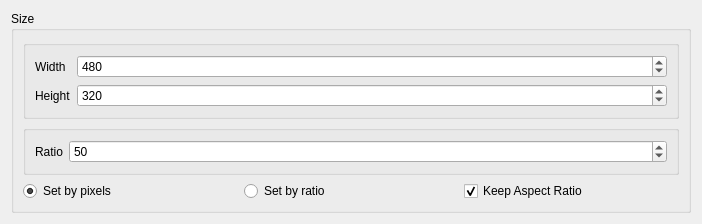
<?xml version="1.0" encoding="UTF-8"?>
<ui version="4.0">
 <class>general_setting</class>
 <widget class="QWidget" name="general_setting">
  <property name="geometry">
   <rect>
    <x>0</x>
    <y>0</y>
    <width>702</width>
    <height>200</height>
   </rect>
  </property>
  <property name="sizePolicy">
   <sizepolicy hsizetype="Preferred" vsizetype="Preferred">
    <horstretch>0</horstretch>
    <verstretch>0</verstretch>
   </sizepolicy>
  </property>
  <property name="windowTitle">
   <string>Form</string>
  </property>
  <layout class="QVBoxLayout" name="verticalLayout">
   <item>
    <widget class="QGroupBox" name="groupBox_3">
     <property name="sizePolicy">
      <sizepolicy hsizetype="Preferred" vsizetype="Maximum">
       <horstretch>0</horstretch>
       <verstretch>0</verstretch>
      </sizepolicy>
     </property>
     <property name="title">
      <string>Size</string>
     </property>
     <layout class="QGridLayout" name="gridLayout_2">
      <item row="2" column="1">
       <widget class="QRadioButton" name="radioButtonRatio">
        <property name="text">
         <string>Set by ratio</string>
        </property>
       </widget>
      </item>
      <item row="2" column="2">
       <widget class="QCheckBox" name="checkBoxKeepAspect">
        <property name="text">
         <string>Keep Aspect Ratio</string>
        </property>
        <property name="checked">
         <bool>true</bool>
        </property>
       </widget>
      </item>
      <item row="2" column="0">
       <widget class="QRadioButton" name="radioButtonPixels">
        <property name="text">
         <string>Set by pixels</string>
        </property>
        <property name="checked">
         <bool>true</bool>
        </property>
       </widget>
      </item>
      <item row="0" column="0" colspan="3">
       <widget class="QGroupBox" name="groupBox">
        <property name="sizePolicy">
         <sizepolicy hsizetype="Preferred" vsizetype="Preferred">
          <horstretch>0</horstretch>
          <verstretch>0</verstretch>
         </sizepolicy>
        </property>
        <property name="title">
         <string/>
        </property>
        <layout class="QGridLayout" name="gridLayout">
         <item row="0" column="0">
          <widget class="QLabel" name="label">
           <property name="sizePolicy">
            <sizepolicy hsizetype="Maximum" vsizetype="Preferred">
             <horstretch>0</horstretch>
             <verstretch>0</verstretch>
            </sizepolicy>
           </property>
           <property name="text">
            <string>Width</string>
           </property>
          </widget>
         </item>
         <item row="0" column="1">
          <widget class="QSpinBox" name="spinBoxWidth">
           <property name="minimum">
            <number>100</number>
           </property>
           <property name="maximum">
            <number>1920</number>
           </property>
           <property name="value">
            <number>480</number>
           </property>
          </widget>
         </item>
         <item row="1" column="0">
          <widget class="QLabel" name="label_2">
           <property name="text">
            <string>Height</string>
           </property>
          </widget>
         </item>
         <item row="1" column="1">
          <widget class="QSpinBox" name="spinBoxHeight">
           <property name="minimum">
            <number>100</number>
           </property>
           <property name="maximum">
            <number>1080</number>
           </property>
           <property name="value">
            <number>320</number>
           </property>
          </widget>
         </item>
        </layout>
       </widget>
      </item>
      <item row="1" column="0" colspan="3">
       <widget class="QGroupBox" name="groupBox_2">
        <property name="sizePolicy">
         <sizepolicy hsizetype="Preferred" vsizetype="Preferred">
          <horstretch>0</horstretch>
          <verstretch>0</verstretch>
         </sizepolicy>
        </property>
        <property name="title">
         <string/>
        </property>
        <layout class="QHBoxLayout" name="horizontalLayout_2">
         <item>
          <widget class="QLabel" name="label_3">
           <property name="sizePolicy">
            <sizepolicy hsizetype="Maximum" vsizetype="Preferred">
             <horstretch>0</horstretch>
             <verstretch>0</verstretch>
            </sizepolicy>
           </property>
           <property name="text">
            <string>Ratio</string>
           </property>
          </widget>
         </item>
         <item>
          <widget class="QSpinBox" name="spinBoxRatio">
           <property name="minimum">
            <number>10</number>
           </property>
           <property name="maximum">
            <number>100</number>
           </property>
           <property name="value">
            <number>50</number>
           </property>
          </widget>
         </item>
        </layout>
       </widget>
      </item>
     </layout>
    </widget>
   </item>
  </layout>
 </widget>
 <resources/>
 <connections/>
</ui>
